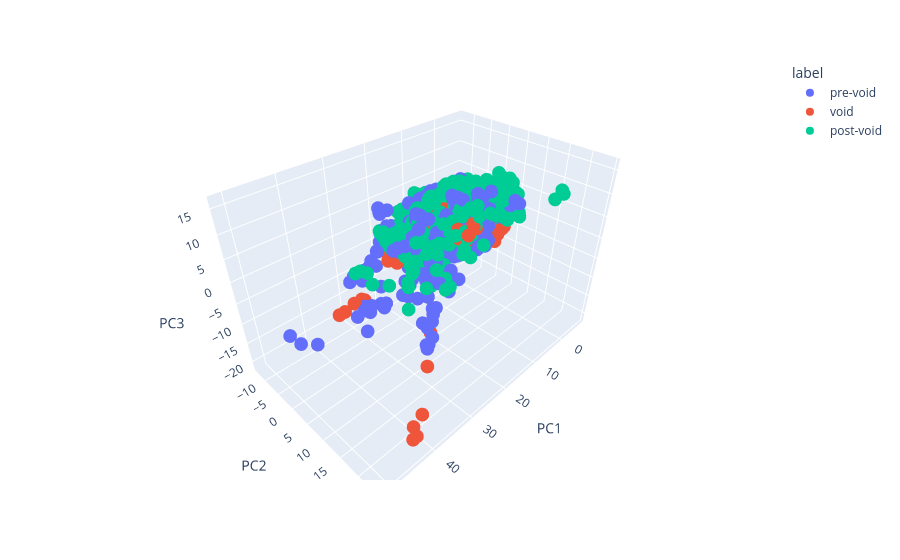

Notebook code for this chart:
### Code cell
label = ['pre-void', 'void', 'post-void']
fig = px.scatter_3d(df_scores, x='PC1', y='PC2', z='PC3',
              color='label'
              )

fig.show()

### Figure 1 — Plotly figure (JSON) as saved in the notebook; plotly's stock layout.template omitted (floating-point values rounded to 4 significant figures; data arrays with more than 128 entries replaced by an {"elided": "..."} marker saying what was removed)
{"data": [{"hovertemplate": "label=pre-void<br>PC1=%{x}<br>PC2=%{y}<br>PC3=%{z}<extra></extra>", "legendgroup": "pre-void", "marker": {"color": "#636efa", "symbol": "circle"}, "mode": "markers", "name": "pre-void", "scene": "scene", "showlegend": true, "type": "scatter3d", "x": {"elided": "1347 float values"}, "y": {"elided": "1347 float values"}, "z": {"elided": "1347 float values"}}, {"hovertemplate": "label=void<br>PC1=%{x}<br>PC2=%{y}<br>PC3=%{z}<extra></extra>", "legendgroup": "void", "marker": {"color": "#EF553B", "symbol": "circle"}, "mode": "markers", "name": "void", "scene": "scene", "showlegend": true, "type": "scatter3d", "x": {"elided": "2620 float values"}, "y": {"elided": "2620 float values"}, "z": {"elided": "2620 float values"}}, {"hovertemplate": "label=post-void<br>PC1=%{x}<br>PC2=%{y}<br>PC3=%{z}<extra></extra>", "legendgroup": "post-void", "marker": {"color": "#00cc96", "symbol": "circle"}, "mode": "markers", "name": "post-void", "scene": "scene", "showlegend": true, "type": "scatter3d", "x": {"elided": "2236 float values"}, "y": {"elided": "2236 float values"}, "z": {"elided": "2236 float values"}}], "layout": {"legend": {"title": {"text": "label"}, "tracegroupgap": 0}, "margin": {"t": 60}, "scene": {"domain": {"x": [0, 1], "y": [0, 1]}, "xaxis": {"title": {"text": "PC1"}}, "yaxis": {"title": {"text": "PC2"}}, "zaxis": {"title": {"text": "PC3"}}}}}
